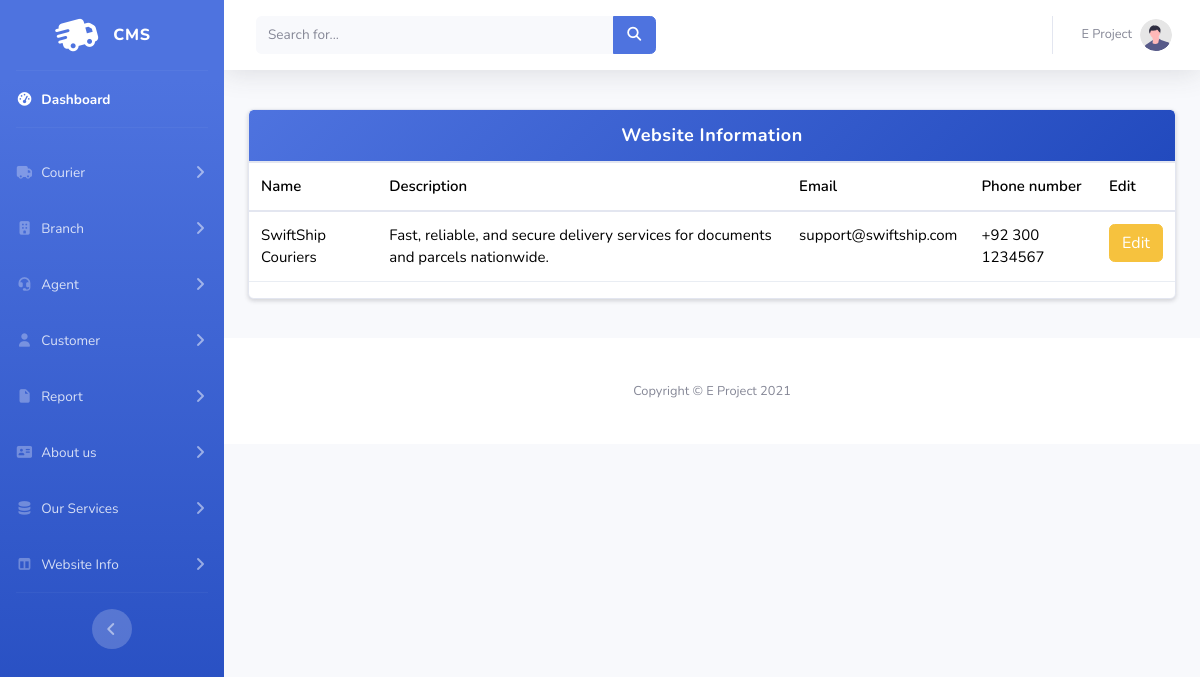
The page /Admin/ShowWebsite.php on the database as committed earlier.
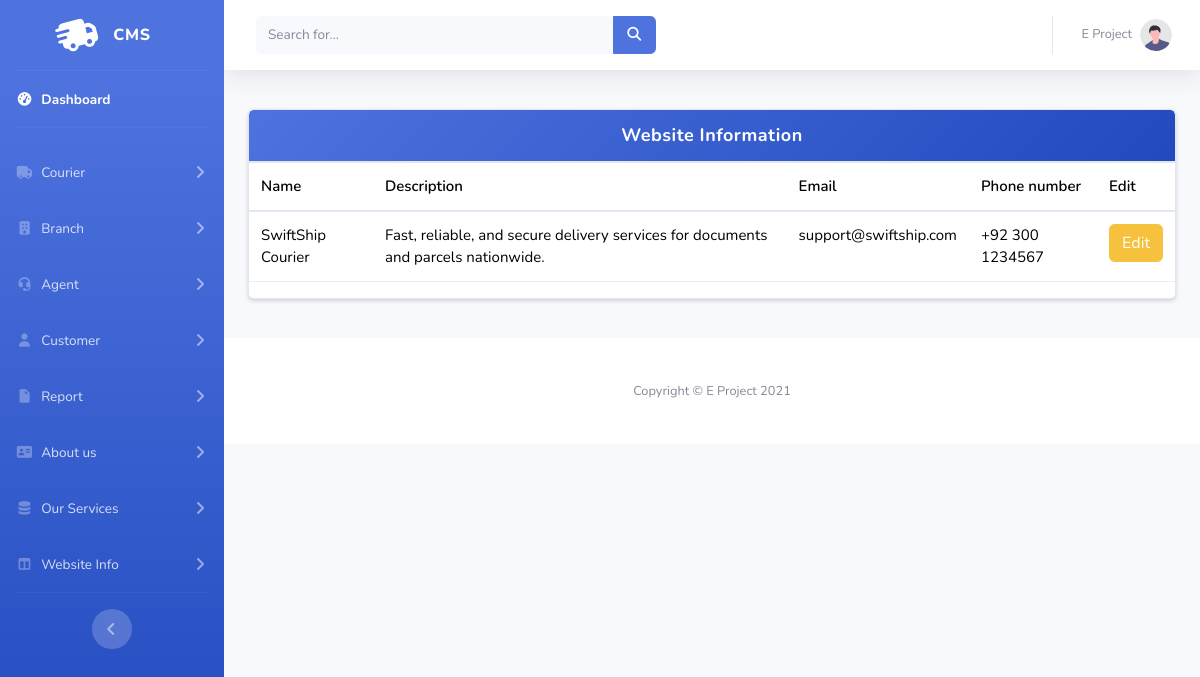
The same page on the database as committed later.
### tables this page shows
CREATE TABLE `websiteinfo` (
  `id` int(11) NOT NULL,
  `name` varchar(100) NOT NULL,
  `description` varchar(10000) NOT NULL,
  `email` varchar(60) NOT NULL,
  `phnum` varchar(15) NOT NULL,
  `record_time` varchar(100) NOT NULL DEFAULT current_timestamp()
);

### Admin/ShowWebsite.php (the view, shortened to what this page needs)
<!DOCTYPE html>
<html lang="en">
<head>
</head>
<body>
<?php include_once("navbar.php") ?>
<div class="container my-4">
    <div class="card shadow-sm">
        <div class="card-header">
            Website Information
        </div>
        <div class="table-responsive">
            <table class="table table-hover align-middle"  id="a">
                <thead>
                    <tr>
                        <th>Name</th>
                        <th>Description</th>
                        <th>Email</th>
                        <th>Phone number</th>
                        <th>Edit</th>
                    </tr>
                </thead>
                <tbody>
                    <?php
                    $run = mysqli_query($conn, "SELECT * FROM websiteinfo");
                    if ($run && mysqli_num_rows($run) > 0) {
                        while ($row = mysqli_fetch_array($run)) {
                            ?>
                            <tr>
                                <td><?php echo $row[1]; ?></td>
                                <td><?php echo $row[2]; ?></td>
                                <td><?php echo $row[3]; ?></td>
                                <td><?php echo $row[4]; ?></td>
                                <td><button class="btn btn-warning" data-bs-toggle="modal" data-bs-target="#exampleModal">Edit</button></td>
                            </tr>
                            <?php
                        }
                    } else {
                        echo '<tr><td colspan="6" class="no-data">No data found</td></tr>';
                    }
                    ?>
                </tbody>
            </table>
        </div>
    </div>
</div>
<?php include_once("footer.php") ?>
</body>
</html>

Rows that differ between the two databases and show on the page:
changed websiteinfo "support@swiftship.com": name "SwiftShip Couriers" → "SwiftShip Courier"
